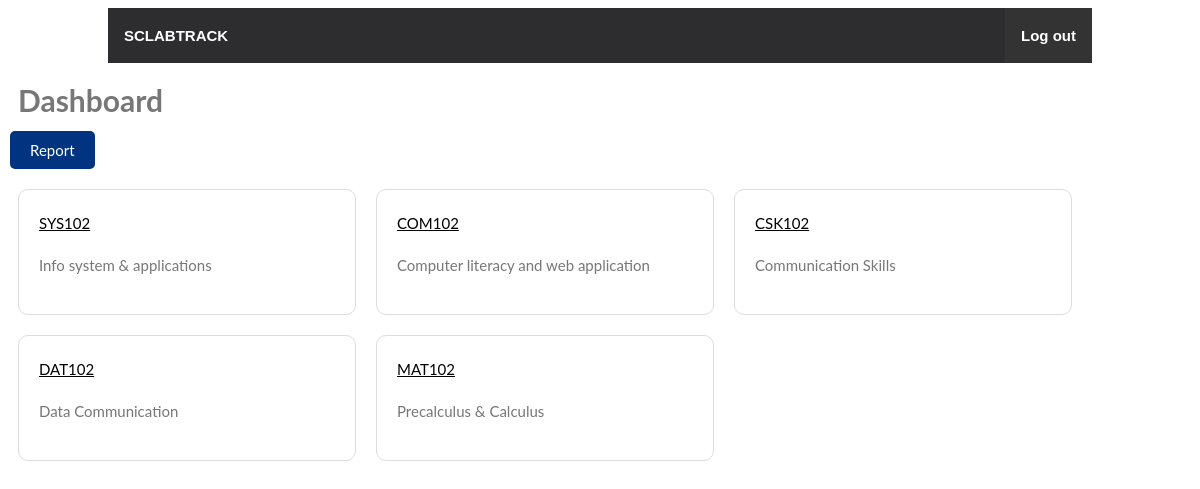
The app's page /lecturer/lecturer_dashboard.php (signed in) with its own data.
### tables this page shows
CREATE TABLE `registeredlecturer` (
  `registeredLecturerID` int(10) NOT NULL,
  `subjectID` int(10) NOT NULL,
  `lecturerID` int(10) NOT NULL
);

CREATE TABLE `subject` (
  `subjectID` int(10) NOT NULL,
  `subjectCode` varchar(100) NOT NULL,
  `subjectName` varchar(100) NOT NULL
);

### lecturer/lecturer_dashboard.php (the view, shortened to what this page needs)
<!DOCTYPE html>
<html>
<head>
  <link rel="stylesheet" href="../css/style.css">
</head>
<body>
<div class="nav-bar">
<ul>
  <li><a class="active logo" href="#home">SCLABTRACK</a></li>
  <li style="float:right"><a class="button-signout" href="index.php">Log out</a></li>
</ul>
<h1>Dashboard</h1>
<a class="button-add" href="../report/generate_report.php">Report</a></p>
<?php
  $lecturer_id = $_SESSION["lecturer_id"];
  require_once "../config/connect.php";
  $sql = "SELECT subject.subjectCode, subject.subjectName, registeredlecturer.subjectID FROM subject INNER JOIN registeredlecturer ON subject.subjectID = registeredlecturer.subjectID WHERE registeredlecturer.lecturerID = ?";
  if($stmt = $conn->prepare($sql)){
    $stmt->bind_param("i", $lecturer_id);
    if($stmt->execute()){
    	$result = $stmt->get_result();
        if($result->num_rows > 0){
          while ( $row = $result->fetch_assoc()) {
		     echo "<div class='students'>";
             echo "<a href='?subject_id=".$row['subjectID']."&subject_code=".$row['subjectCode']."'>".$row['subjectCode']."</a>";
			 echo "<p>".$row['subjectName']."</p>";
             echo "</div>";
          }
        }else{
          echo "<p>No records were found</p>";
        }
      }else{
        echo "Failed to execute ";
      }
    }
?>
<br><br><br><br>
</body>
</html>

### css/style.css (style rules this page uses)
body { font: 400 15px/1.8 Lato, sans-serif; position: relative; background-color: white; color: #777; }
a { color:black; }
h1 { margin:10px; }
.students { background-color: white; width:25%; margin:10px; padding:20px; float:left; border:1px solid #ddd; border-radius:10px; }
.button-add { background-color: #003380; border: none; color: white; padding: 10px 20px; text-decoration: none; margin: 4px 2px; cursor: pointer; border-radius: 5px; }
.button-signout { padding: 5px 5px; background-color: #333; color: #f1f1f1; border-radius: 0; transition: .2s; }
.nav-bar ul { list-style-type: none; margin: 0; padding: 0; overflow: hidden; background-color: #2d2d30; margin-right: 100px; margin-left: 100px; }
.nav-bar li { float: left; }
.nav-bar li a { display: block; color: white; text-align: center; padding: 14px 16px; font-weight: bold; text-decoration: none; font-family: Montserrat, sans-serif; }
.logo { text-decoration: none; font-weight: bold; color: #000; }

### records on screen
registeredlecturer: subjectID.subjectCode "SYS102", subjectID.subjectName "Info system & applications"
registeredlecturer: subjectID.subjectCode "COM102", subjectID.subjectName "Computer literacy and web application"
registeredlecturer: subjectID.subjectCode "CSK102", subjectID.subjectName "Communication Skills"
registeredlecturer: subjectID.subjectCode "DAT102", subjectID.subjectName "Data Communication"
registeredlecturer: subjectID.subjectCode "MAT102", subjectID.subjectName "Precalculus & Calculus"
